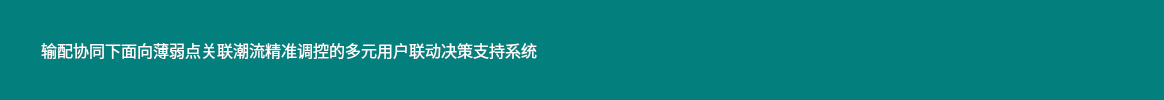
       <widget class="QWidget" name="widget" native="true">
        <property name="styleSheet">
         <string notr="true">background-color: rgb(3, 128, 125);
border-top-right-radius:15px;
border-top-left-radius:15px;
</string>
        </property>
        <layout class="QHBoxLayout" name="horizontalLayout_4">
         <item>
          <layout class="QHBoxLayout" name="horizontalLayout_2">
           <item>
            <spacer name="horizontalSpacer">
             <property name="orientation">
              <enum>Qt::Horizontal</enum>
             </property>
             <property name="sizeType">
              <enum>QSizePolicy::Fixed</enum>
             </property>
             <property name="sizeHint" stdset="0">
              <size>
               <width>30</width>
               <height>18</height>
              </size>
             </property>
            </spacer>
           </item>
           <item>
            <widget class="QLabel" name="label_333">
             <property name="font">
              <font>
               <family>等线</family>
               <pointsize>12</pointsize>
               <weight>9</weight>
               <italic>false</italic>
               <bold>false</bold>
              </font>
             </property>
             <property name="styleSheet">
              <string notr="true">font: 75 12pt &quot;等线&quot;;
color: rgb(255, 255, 255);</string>
             </property>
             <property name="text">
              <string>输配协同下面向薄弱点关联潮流精准调控的多元用户联动决策支持系统</string>
             </property>
            </widget>
           </item>
           <item>
            <spacer name="horizontalSpacer_4">
             <property name="orientation">
              <enum>Qt::Horizontal</enum>
             </property>
             <property name="sizeHint" stdset="0">
              <size>
               <width>40</width>
               <height>20</height>
              </size>
             </property>
            </spacer>
           </item>
           <item>
            <widget class="QPushButton" name="pushButton">
             <property name="minimumSize">
              <size>
               <width>170</width>
               <height>40</height>
              </size>
             </property>
             <property name="styleSheet">
              <string notr="true">QPushButton{
	background-color: rgba(83, 234, 178,0);
border-radius:3px;
border-radius:3px;
	font: 9pt &quot;等线&quot;;
color: rgb(255, 255, 255);}

QPushButton:hover{
	background-color: rgba(255, 160, 7,0);
border-radius:3px;
border-radius:3px;
font: 9pt &quot;等线&quot;;
padding-left:3px;
padding-top:3px;
color: rgb(255, 255, 255);}
</string>
             </property>
             <property name="text">
              <string/>
             </property>
             <property name="icon">
              <iconset resource="image/image.qrc">
               <normaloff>:/icon/btn1.gif</normaloff>:/icon/btn1.gif</iconset>
             </property>
             <property name="iconSize">
              <size>
               <width>170</width>
               <height>50</height>
              </size>
             </property>
            </widget>
           </item>
           <item>
            <widget class="QPushButton" name="pushButton_2">
             <property name="minimumSize">
              <size>
               <width>170</width>
               <height>40</height>
              </size>
             </property>
             <property name="styleSheet">
              <string notr="true">QPushButton{background-color: rgba(85, 170, 255,0);
border-radius:3px;
border-radius:3px;
	font: 9pt &quot;等线&quot;;
color: rgb(255, 255, 255);}

QPushButton:hover{
	background-color: rgba(255, 160, 7,0);
border-radius:3px;
border-radius:3px;
font: 9pt &quot;等线&quot;;
padding-left:3px;
padding-top:3px;
color: rgb(255, 255, 255);}
</string>
             </property>
             <property name="text">
              <string/>
             </property>
             <property name="icon">
              <iconset resource="image/image.qrc">
               <normaloff>:/icon/btn2.gif</normaloff>:/icon/btn2.gif</iconset>
             </property>
             <property name="iconSize">
              <size>
               <width>170</width>
               <height>50</height>
              </size>
             </property>
            </widget>
           </item>
           <item>
            <spacer name="horizontalSpacer_2">
             <property name="orientation">
              <enum>Qt::Horizontal</enum>
             </property>
             <property name="sizeType">
              <enum>QSizePolicy::Fixed</enum>
             </property>
             <property name="sizeHint" stdset="0">
              <size>
               <width>80</width>
               <height>20</height>
              </size>
             </property>
            </spacer>
           </item>
           <item>
            <layout class="QHBoxLayout" name="horizontalLayout_3">
             <item>
              <widget class="QPushButton" name="btn_min">
               <property name="text">
                <string/>
               </property>
               <property name="icon">
                <iconset resource="image/image.qrc">
                 <normaloff>:/image/yellow.png</normaloff>:/image/yellow.png</iconset>
               </property>
              </widget>
             </item>
             <item>
              <widget class="QPushButton" name="btn_max">
               <property name="styleSheet">
                <string notr="true">QPushButton  hover{
	padding-top:3px;
	padding-right:3px;

}</string>
               </property>
               <property name="text">
                <string/>
               </property>
               <property name="icon">
                <iconset resource="image/image.qrc">
                 <normaloff>:/image/green.png</normaloff>:/image/green.png</iconset>
               </property>
              </widget>
             </item>
             <item>
              <widget class="QPushButton" name="btn_close">
               <property name="text">
                <string/>
               </property>
               <property name="icon">
                <iconset resource="image/image.qrc">
                 <normaloff>:/image/red.png</normaloff>:/image/red.png</iconset>
               </property>
              </widget>
             </item>
            </layout>
           </item>
           <item>
            <spacer name="horizontalSpacer_3">
             <property name="orientation">
              <enum>Qt::Horizontal</enum>
             </property>
             <property name="sizeType">
              <enum>QSizePolicy::Fixed</enum>
             </property>
             <property name="sizeHint" stdset="0">
              <size>
               <width>30</width>
               <height>20</height>
              </size>
             </property>
            </spacer>
           </item>
          </layout>
         </item>
        </layout>
       </widget>
